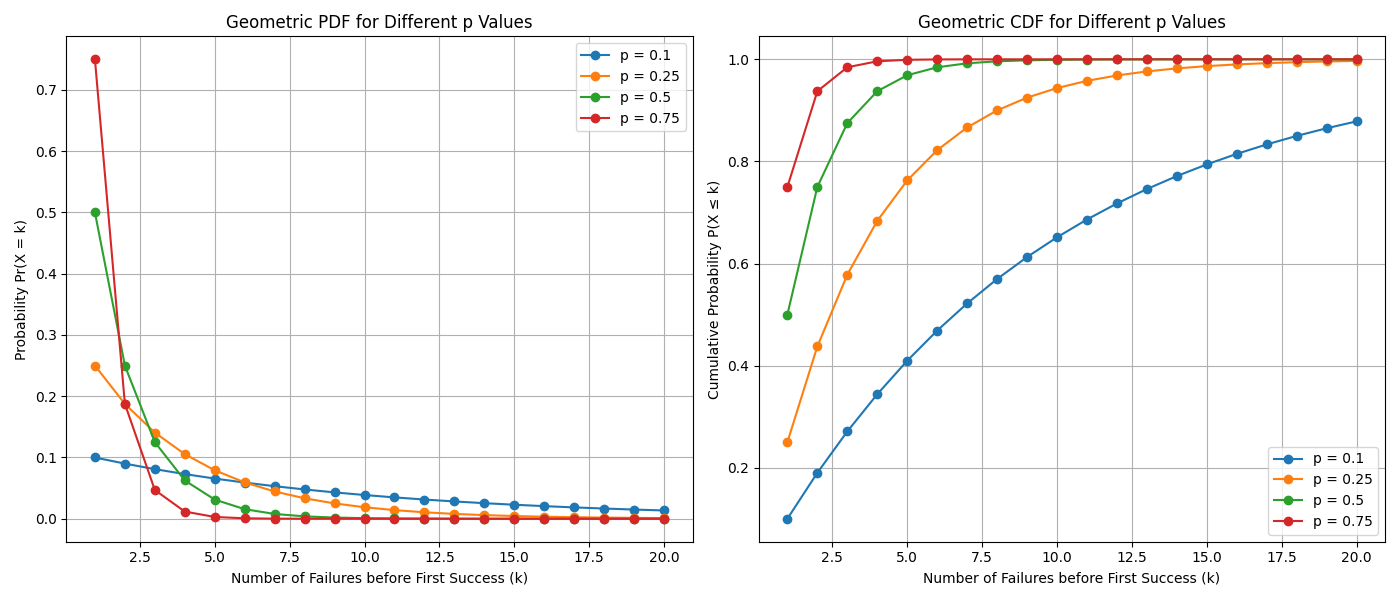

Recreate this plot in Python.
import matplotlib.pyplot as plt
import numpy as np

# Define different ProofRequestProbability values
p_values = [0.1, 0.25, 0.5, 0.75]  # Modify as needed
k_values = np.arange(1, 21)  # Range of k values

# Create subplots side by side
fig, (ax1, ax2) = plt.subplots(1, 2, figsize=(14, 6))

# Plot Geometric PDF for different p values
for p in p_values:
    q = 1 - p
    pdf_values = (1 - p) ** (k_values - 1) * p
    ax1.plot(k_values, pdf_values, marker="o", linestyle="-", label=f"p = {p}")

ax1.set_title("Geometric PDF for Different p Values")
ax1.set_xlabel("Number of Failures before First Success (k)")
ax1.set_ylabel("Probability Pr(X = k)")
ax1.grid(True)
ax1.legend()

# Plot Geometric CDF for different p values
for p in p_values:
    q = 1 - p
    cdf_values = 1 - (1 - p) ** k_values
    ax2.plot(k_values, cdf_values, marker="o", linestyle="-", label=f"p = {p}")

ax2.set_title("Geometric CDF for Different p Values")
ax2.set_xlabel("Number of Failures before First Success (k)")
ax2.set_ylabel("Cumulative Probability P(X ≤ k)")
ax2.grid(True)
ax2.legend()

# Adjust layout and display the plots
plt.tight_layout()
plt.show()
